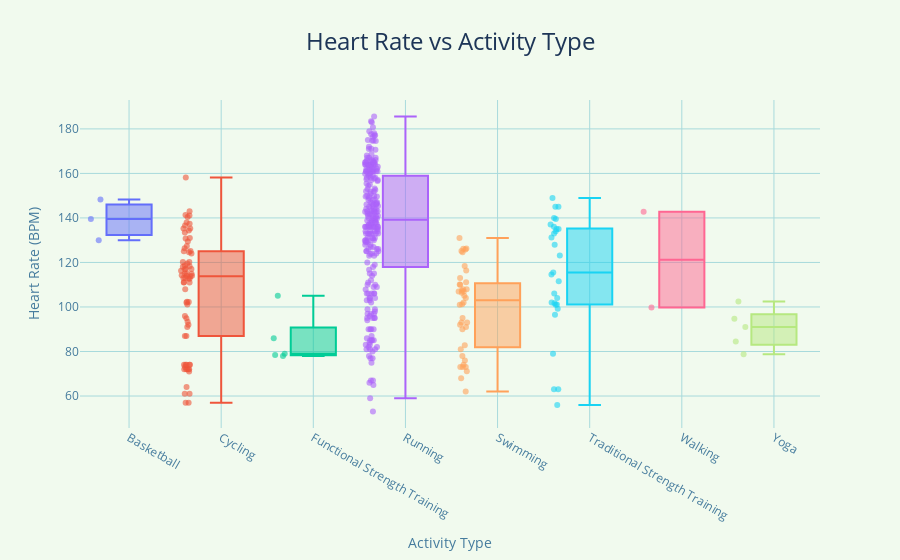

Notebook cell for this chart:
### Markdown cell above
68.36kg (150.71 pounds) is pretty light, this would likely put me at sub 10% bodyfat, I would say on race day I was about ~159 - Good now that I know ideal body weight let's go into a heart rate analysis - a very important factor towards endurance events

### Code cell
import os
import pandas as pd
import plotly.express as px

# Base path where your data is located
base_path = '/Users/ngirmay/Documents/GitHub/ironman_retrospective/apple_health/health_data_exported/'

# List of activity files and their corresponding activity labels
activity_files = {
    'HKWorkoutActivityTypeBasketball_2024-04-99_18-31-36_SimpleHealthExportCSV.csv': 'Basketball',
    'HKWorkoutActivityTypeCycling_2024-04-99_18-31-36_SimpleHealthExportCSV.csv': 'Cycling',
    'HKWorkoutActivityTypeFunctionalStrengthTraining_2024-04-99_18-31-36_SimpleHealthExportCSV.csv': 'Functional Strength Training',
    'HKWorkoutActivityTypeRunning_2024-04-99_18-31-37_SimpleHealthExportCSV.csv': 'Running',
    'HKWorkoutActivityTypeSwimming_2024-04-99_18-31-37_SimpleHealthExportCSV.csv': 'Swimming',
    'HKWorkoutActivityTypeTraditionalStrengthTraining_2024-04-99_18-31-37_SimpleHealthExportCSV.csv': 'Traditional Strength Training',
    'HKWorkoutActivityTypeWalking_2024-04-99_18-31-37_SimpleHealthExportCSV.csv': 'Walking',
    'HKWorkoutActivityTypeYoga_2024-04-99_18-31-37_SimpleHealthExportCSV.csv': 'Yoga'
}

# Load the heart rate data
df_heart_rate = pd.read_csv(os.path.join(base_path, 'HKQuantityTypeIdentifierHeartRate_2024-04-99_18-31-28_SimpleHealthExportCSV.csv'), sep=',', skiprows=1)

# Round the startDate to the nearest minute to allow for fuzzy merging
df_heart_rate['startDate'] = pd.to_datetime(df_heart_rate['startDate']).dt.round('min')

# Initialize an empty DataFrame to store merged data
df_all = pd.DataFrame()

# Loop through each activity file and merge with heart rate data
for file_name, activity_type in activity_files.items():
    file_path = os.path.join(base_path, file_name)
    df_activity = pd.read_csv(file_path, sep=',', skiprows=1)
    df_activity['startDate'] = pd.to_datetime(df_activity['startDate']).dt.round('min')  # Round activity start times too
    df_activity['activityType'] = activity_type
    df_merged = pd.merge(df_heart_rate, df_activity[['startDate', 'activityType']], on='startDate', how='inner')
    df_all = pd.concat([df_all, df_merged])

# Create the box plot with jitter (points="all" adds jitter to scatter points)
fig = px.box(df_all, x='activityType', y='value', points="all",  # points="all" adds jitter to scatter points
             title='Heart Rate vs Activity Type', 
             labels={'value': 'Heart Rate (BPM)', 'activityType': 'Activity Type'},
             color='activityType')  # Use the same color for the box plot and points for each activity

# Customize the layout
fig.update_traces(marker=dict(size=6, opacity=0.6))  # Set size and opacity of scatter points
fig.update_layout(
    plot_bgcolor='#f1faee',  # Set background color
    paper_bgcolor='#f1faee',  # Paper (overall background)
    title_font=dict(size=24, color='#1D3557'),  # Title font styling
    title_x=0.5,  # Center the title
    xaxis=dict(gridcolor='#A8DADC'),  # Gridline color
    yaxis=dict(gridcolor='#A8DADC'),  # Gridline color for y-axis
    font=dict(color='#457B9D'),  # Font color for axes
    xaxis_title='Activity Type',
    yaxis_title='Heart Rate (BPM)',
    showlegend=False  # Remove redundant legend
)

# Show the plot
fig.show()

### Figure 1 — Plotly figure (JSON) as saved in the notebook; plotly's stock layout.template omitted (floating-point values rounded to 4 significant figures; data arrays with more than 128 entries replaced by an {"elided": "..."} marker saying what was removed)
{"data": [{"alignmentgroup": "True", "boxpoints": "all", "hovertemplate": "Activity Type=%{x}<br>Heart Rate (BPM)=%{y}<extra></extra>", "legendgroup": "Basketball", "marker": {"color": "#636efa", "opacity": 0.6, "size": 6}, "name": "Basketball", "notched": false, "offsetgroup": "Basketball", "orientation": "v", "showlegend": true, "type": "box", "x": ["Basketball", "Basketball", "Basketball"], "x0": " ", "xaxis": "x", "y": [148.3, 130, 139.5], "y0": " ", "yaxis": "y"}, {"alignmentgroup": "True", "boxpoints": "all", "hovertemplate": "Activity Type=%{x}<br>Heart Rate (BPM)=%{y}<extra></extra>", "legendgroup": "Cycling", "marker": {"color": "#EF553B", "opacity": 0.6, "size": 6}, "name": "Cycling", "notched": false, "offsetgroup": "Cycling", "orientation": "v", "showlegend": true, "type": "box", "x": ["Cycling", "Cycling", "Cycling", "Cycling", "Cycling", "Cycling", "Cycling", "Cycling", "Cycling", "Cycling", "Cycling", "Cycling", "Cycling", "Cycling", "Cycling", "Cycling", "Cycling", "Cycling", "Cycling", "Cycling", "Cycling", "Cycling", "Cycling", "Cycling", "Cycling", "Cycling", "Cycling", "Cycling", "Cycling", "Cycling", "Cycling", "Cycling", "Cycling", "Cycling", "Cycling", "Cycling", "Cycling", "Cycling", "Cycling", "Cycling", "Cycling", "Cycling", "Cycling", "Cycling", "Cycling", "Cycling", "Cycling", "Cycling", "Cycling", "Cycling", "Cycling", "Cycling", "Cycling", "Cycling", "Cycling", "Cycling", "Cycling", "Cycling", "Cycling", "Cycling", "Cycling", "Cycling", "Cycling", "Cycling", "Cycling", "Cycling", "Cycling", "Cycling", "Cycling", "Cycling", "Cycling", "Cycling", "Cycling", "Cycling"], "x0": " ", "xaxis": "x", "y": [64, 102, 129.4, 72, 93.41, 118.3, 135.3, 135.2, 74, 116.3, 120.3, 124.0, 102.4, 134.3, 141.3, 102.2, 118.6, 125.0, 112.8, 117.0, 126.4, 94.9, 114.9, 117.2, 141.1, 112.7, 72, 73, 114, 114, 124.6, 137.4, 130.8, 87, 87, 118.1, 119.5, 136.6, 127.3, 91, 120.2, 115.0, 116.9, 115, 111, 113, 113, 111, 108, 131.0, 137.9, 133.5, 158.2, 111.1, 96, 92, 143.0, 113.7, 101.2, 125.2, 114.2, 61, 57, 57, 61, 71, 72, 74, 72, 72, 74, 74, 74, 140.4], "y0": " ", "yaxis": "y"}, {"alignmentgroup": "True", "boxpoints": "all", "hovertemplate": "Activity Type=%{x}<br>Heart Rate (BPM)=%{y}<extra></extra>", "legendgroup": "Functional Strength Training", "marker": {"color": "#00cc96", "opacity": 0.6, "size": 6}, "name": "Functional Strength Training", "notched": false, "offsetgroup": "Functional Strength Training", "orientation": "v", "showlegend": true, "type": "box", "x": ["Functional Strength Training", "Functional Strength Training", "Functional Strength Training", "Functional Strength Training", "Functional Strength Training"], "x0": " ", "xaxis": "x", "y": [79, 78, 105.1, 86, 78.39], "y0": " ", "yaxis": "y"}, {"alignmentgroup": "True", "boxpoints": "all", "hovertemplate": "Activity Type=%{x}<br>Heart Rate (BPM)=%{y}<extra></extra>", "legendgroup": "Running", "marker": {"color": "#ab63fa", "opacity": 0.6, "size": 6}, "name": "Running", "notched": false, "offsetgroup": "Running", "orientation": "v", "showlegend": true, "type": "box", "x": {"elided": "254 str values"}, "x0": " ", "xaxis": "x", "y": {"elided": "254 float values"}, "y0": " ", "yaxis": "y"}, {"alignmentgroup": "True", "boxpoints": "all", "hovertemplate": "Activity Type=%{x}<br>Heart Rate (BPM)=%{y}<extra></extra>", "legendgroup": "Swimming", "marker": {"color": "#FFA15A", "opacity": 0.6, "size": 6}, "name": "Swimming", "notched": false, "offsetgroup": "Swimming", "orientation": "v", "showlegend": true, "type": "box", "x": ["Swimming", "Swimming", "Swimming", "Swimming", "Swimming", "Swimming", "Swimming", "Swimming", "Swimming", "Swimming", "Swimming", "Swimming", "Swimming", "Swimming", "Swimming", "Swimming", "Swimming", "Swimming", "Swimming", "Swimming", "Swimming", "Swimming", "Swimming", "Swimming", "Swimming", "Swimming", "Swimming", "Swimming", "Swimming", "Swimming", "Swimming", "Swimming", "Swimming", "Swimming", "Swimming", "Swimming", "Swimming", "Swimming", "Swimming", "Swimming"], "x0": " ", "xaxis": "x", "y": [74, 101, 110.1, 106.3, 111.1, 107.4, 104, 107, 107, 105, 93, 93, 92, 95, 91, 126.2, 78, 101.2, 131, 126.1, 82.75, 118.4, 81, 102, 62, 116.4, 108, 110, 108, 125.9, 113.0, 125.2, 90, 124.6, 73, 68, 76, 73, 73, 71.12], "y0": " ", "yaxis": "y"}, {"alignmentgroup": "True", "boxpoints": "all", "hovertemplate": "Activity Type=%{x}<br>Heart Rate (BPM)=%{y}<extra></extra>", "legendgroup": "Traditional Strength Training", "marker": {"color": "#19d3f3", "opacity": 0.6, "size": 6}, "name": "Traditional Strength Training", "notched": false, "offsetgroup": "Traditional Strength Training", "orientation": "v", "showlegend": true, "type": "box", "x": ["Traditional Strength Training", "Traditional Strength Training", "Traditional Strength Training", "Traditional Strength Training", "Traditional Strength Training", "Traditional Strength Training", "Traditional Strength Training", "Traditional Strength Training", "Traditional Strength Training", "Traditional Strength Training", "Traditional Strength Training", "Traditional Strength Training", "Traditional Strength Training", "Traditional Strength Training", "Traditional Strength Training", "Traditional Strength Training", "Traditional Strength Training", "Traditional Strength Training", "Traditional Strength Training", "Traditional Strength Training", "Traditional Strength Training", "Traditional Strength Training", "Traditional Strength Training", "Traditional Strength Training", "Traditional Strength Training", "Traditional Strength Training", "Traditional Strength Training", "Traditional Strength Training", "Traditional Strength Training"], "x0": " ", "xaxis": "x", "y": [79, 63, 63, 56, 106.1, 128, 135, 137, 136, 135, 134, 139.5, 149, 145, 145, 140, 133, 131.3, 123.2, 115.5, 96.52, 99.17, 101.7, 111.5, 101.1, 114.6, 104, 102, 101], "y0": " ", "yaxis": "y"}, {"alignmentgroup": "True", "boxpoints": "all", "hovertemplate": "Activity Type=%{x}<br>Heart Rate (BPM)=%{y}<extra></extra>", "legendgroup": "Walking", "marker": {"color": "#FF6692", "opacity": 0.6, "size": 6}, "name": "Walking", "notched": false, "offsetgroup": "Walking", "orientation": "v", "showlegend": true, "type": "box", "x": ["Walking", "Walking"], "x0": " ", "xaxis": "x", "y": [99.74, 142.8], "y0": " ", "yaxis": "y"}, {"alignmentgroup": "True", "boxpoints": "all", "hovertemplate": "Activity Type=%{x}<br>Heart Rate (BPM)=%{y}<extra></extra>", "legendgroup": "Yoga", "marker": {"color": "#B6E880", "opacity": 0.6, "size": 6}, "name": "Yoga", "notched": false, "offsetgroup": "Yoga", "orientation": "v", "showlegend": true, "type": "box", "x": ["Yoga", "Yoga", "Yoga", "Yoga", "Yoga"], "x0": " ", "xaxis": "x", "y": [91, 102.5, 94.74, 84.48, 78.8], "y0": " ", "yaxis": "y"}], "layout": {"boxmode": "overlay", "font": {"color": "#457B9D"}, "legend": {"title": {"text": "Activity Type"}, "tracegroupgap": 0}, "paper_bgcolor": "#f1faee", "plot_bgcolor": "#f1faee", "showlegend": false, "title": {"font": {"color": "#1D3557", "size": 24}, "text": "Heart Rate vs Activity Type", "x": 0.5}, "xaxis": {"anchor": "y", "categoryarray": ["Basketball", "Cycling", "Functional Strength Training", "Running", "Swimming", "Traditional Strength Training", "Walking", "Yoga"], "categoryorder": "array", "domain": [0, 1], "gridcolor": "#A8DADC", "title": {"text": "Activity Type"}}, "yaxis": {"anchor": "x", "domain": [0, 1], "gridcolor": "#A8DADC", "title": {"text": "Heart Rate (BPM)"}}}}
